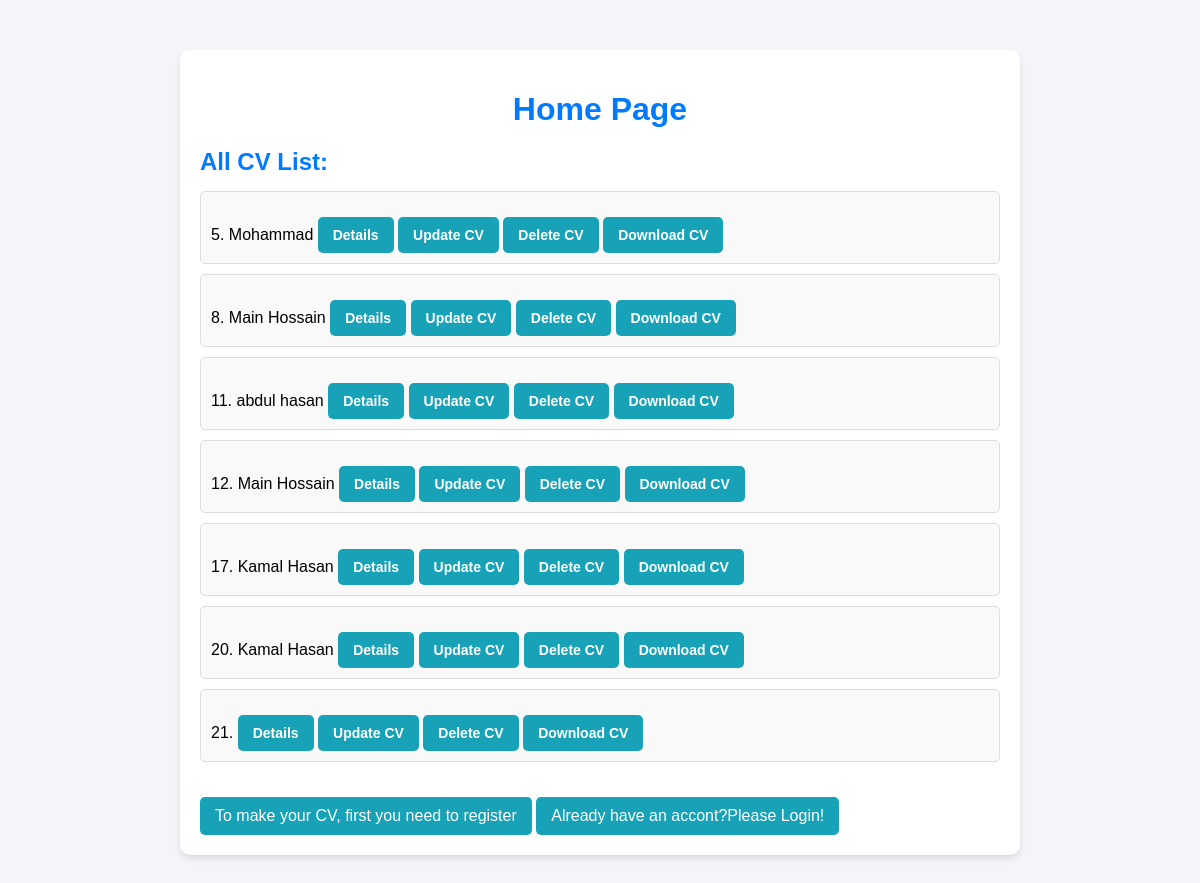
Page /home/ on the earlier database version.
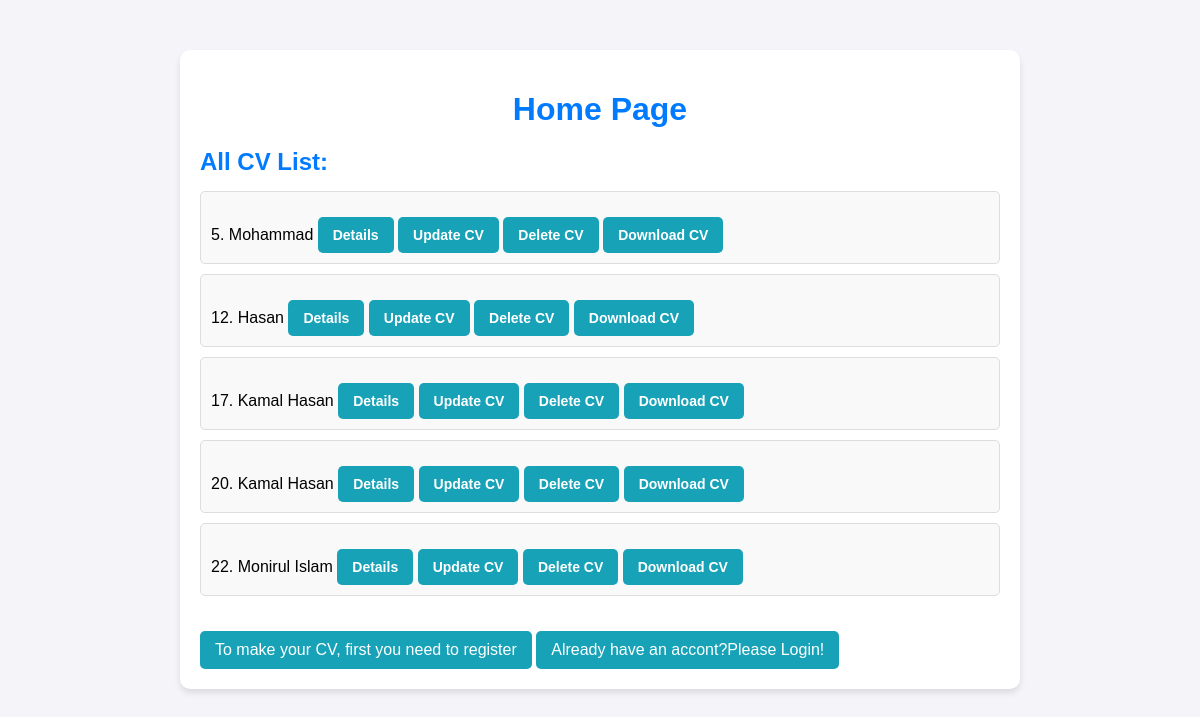
Same page on the later database version.
### myApp/models.py (models this page shows, shortened)
class FormMaker(models.Model):
    image= models.ImageField(upload_to='images/', blank=True, null=True)
    mobile= models.CharField(max_length=15, blank=True, null=True)
    objective= models.TextField(max_length=1000, blank=True, null=True)
    skills= models.TextField(max_length=1000, blank=True, null=True)
    tools= models.TextField(max_length=1000, blank=True, null=True)
    projects= models.TextField(max_length=1000, blank=True, null=True)
    education= models.TextField(max_length=1000, blank=True, null=True)
    customuser= models.ForeignKey(CustomUser, on_delete=models.CASCADE, blank=True, null=True,related_name='formmaker')

class CustomUser(AbstractBaseUser, PermissionsMixin):
    is_staff = models.BooleanField(default=False)
    is_active = models.BooleanField(default=True)
    name= models.CharField(max_length=50)
    email = models.EmailField(_("email address"), unique=True)
    USERNAME_FIELD = "email"
    REQUIRED_FIELDS = []
    objects = CustomUserManager()

### myApp/views.py (the view)
# urls.py: path('home/',home,name='home'),
def home(request):
    tasks = FormMaker.objects.all()
    return render(request, 'home.html', {'tasks': tasks})

### myApp/templates/home.html (shortened to what this page needs)
<!DOCTYPE html>
<html lang="en">
<head>
</head>
<body>
    <div class="container">
        <h1>Home Page</h1>
        <h2>All CV List:</h2>
        <div class="cv-list">
            {% for task in tasks %}
            <div class="cv-item">
                 {{ task.pk }}. {{ task.customuser.name }}
                <button type="submit" class="btn">
                    <a href="{% url 'cv_details' task.pk %}">Details</a>
                </button>
                <button type="submit" class="btn">
                    <a href="{% url 'cv_update' task.pk %}">Update CV</a>
                </button>
                <button type="submit" class="btn">
                    <a href="{% url 'cv_delete' task.pk %}">Delete CV</a>
                </button>
                <button type="submit" class="btn">
                    <a href="{% url 'approved' task.pk %}">Download CV</a>
                </button>
            </div>
            {% endfor %}
        </div>
        <a href="{% url 'registers' %}" type="submit" class="btn">
            To make your CV, first you need to register
        </a>
        <a href="{% url 'logins' %}" type="submit" class="btn">
            Already have an accont?Please Login!
        </a>
    </div>
</body>
</html>

### myApp/templates/home.html (style rules this page uses)
body { font-family: Arial, sans-serif; margin: 0; padding: 0; background-color: #f4f4f9; }
.container { max-width: 800px; margin: 50px auto; padding: 20px; background: #fff; border-radius: 10px; box-shadow: 0 4px 6px rgba(0, 0, 0, 0.1); }
h1 { text-align: center; color: #007BFF; margin-bottom: 20px; }
h2 { color: #007BFF; margin-bottom: 15px; }
a { text-decoration: none; color: #007BFF; }
.cv-list { margin-bottom: 20px; }
.cv-item { margin: 10px 0; padding: 10px; background: #f9f9f9; border: 1px solid #ddd; border-radius: 5px; }
.cv-item a { font-weight: bold; }
button { display: inline-block; padding: 10px 15px; font-size: 14px; color: #fff; background: #28a745; border: none; border-radius: 5px; cursor: pointer; }
button a { color: #fff; text-decoration: none; }
.btn { display: inline-block; margin-top: 15px; color: #fff; background: #17a2b8; text-align: center; padding: 10px 15px; border-radius: 5px; text-decoration: none; }

Differences in the rows shown:
removed FormMaker: pk "8", customuser.name "Main Hossain"
removed FormMaker: pk "11", customuser.name "abdul hasan"
removed FormMaker: pk "21"
changed through a linked row, FormMaker id 12: customuser.name "Main Hossain" → "Hasan"
added FormMaker: pk "22", customuser.name "Monirul Islam"
